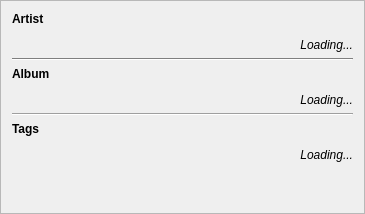
           <widget class="QFrame" name="Artist">
            <property name="minimumSize">
             <size>
              <width>365</width>
              <height>0</height>
             </size>
            </property>
            <property name="maximumSize">
             <size>
              <width>365</width>
              <height>16777215</height>
             </size>
            </property>
            <property name="frameShape">
             <enum>QFrame::StyledPanel</enum>
            </property>
            <property name="frameShadow">
             <enum>QFrame::Raised</enum>
            </property>
            <layout class="QVBoxLayout" name="verticalLayout_5">
             <item>
              <widget class="QLabel" name="label_9">
               <property name="sizePolicy">
                <sizepolicy hsizetype="Maximum" vsizetype="Maximum">
                 <horstretch>0</horstretch>
                 <verstretch>0</verstretch>
                </sizepolicy>
               </property>
               <property name="text">
                <string>&lt;B&gt;Artist</string>
               </property>
              </widget>
             </item>
             <item>
              <widget class="QWidget" name="widget_artist" native="true">
               <property name="sizePolicy">
                <sizepolicy hsizetype="Preferred" vsizetype="Maximum">
                 <horstretch>0</horstretch>
                 <verstretch>0</verstretch>
                </sizepolicy>
               </property>
              </widget>
             </item>
             <item>
              <widget class="QLabel" name="label_moreArtists">
               <property name="sizePolicy">
                <sizepolicy hsizetype="Preferred" vsizetype="Maximum">
                 <horstretch>0</horstretch>
                 <verstretch>0</verstretch>
                </sizepolicy>
               </property>
               <property name="text">
                <string>&lt;p align=&quot;right&quot;&gt;&lt;I&gt;Loading...</string>
               </property>
              </widget>
             </item>
             <item>
              <widget class="Line" name="line_4">
               <property name="palette">
                <palette>
                 <active>
                  <colorrole role="WindowText">
                   <brush brushstyle="SolidPattern">
                    <color alpha="255">
                     <red>0</red>
                     <green>0</green>
                     <blue>0</blue>
                    </color>
                   </brush>
                  </colorrole>
                  <colorrole role="Button">
                   <brush brushstyle="SolidPattern">
                    <color alpha="255">
                     <red>255</red>
                     <green>255</green>
                     <blue>255</blue>
                    </color>
                   </brush>
                  </colorrole>
                  <colorrole role="Light">
                   <brush brushstyle="SolidPattern">
                    <color alpha="255">
                     <red>255</red>
                     <green>255</green>
                     <blue>255</blue>
                    </color>
                   </brush>
                  </colorrole>
                  <colorrole role="Midlight">
                   <brush brushstyle="SolidPattern">
                    <color alpha="255">
                     <red>255</red>
                     <green>255</green>
                     <blue>255</blue>
                    </color>
                   </brush>
                  </colorrole>
                  <colorrole role="Dark">
                   <brush brushstyle="SolidPattern">
                    <color alpha="255">
                     <red>127</red>
                     <green>127</green>
                     <blue>127</blue>
                    </color>
                   </brush>
                  </colorrole>
                  <colorrole role="Mid">
                   <brush brushstyle="SolidPattern">
                    <color alpha="255">
                     <red>170</red>
                     <green>170</green>
                     <blue>170</blue>
                    </color>
                   </brush>
                  </colorrole>
                  <colorrole role="Text">
                   <brush brushstyle="SolidPattern">
                    <color alpha="255">
                     <red>0</red>
                     <green>0</green>
                     <blue>0</blue>
                    </color>
                   </brush>
                  </colorrole>
                  <colorrole role="BrightText">
                   <brush brushstyle="SolidPattern">
                    <color alpha="255">
                     <red>255</red>
                     <green>255</green>
                     <blue>255</blue>
                    </color>
                   </brush>
                  </colorrole>
                  <colorrole role="ButtonText">
                   <brush brushstyle="SolidPattern">
                    <color alpha="255">
                     <red>0</red>
                     <green>0</green>
                     <blue>0</blue>
                    </color>
                   </brush>
                  </colorrole>
                  <colorrole role="Base">
                   <brush brushstyle="SolidPattern">
                    <color alpha="255">
                     <red>255</red>
                     <green>255</green>
                     <blue>255</blue>
                    </color>
                   </brush>
                  </colorrole>
                  <colorrole role="Window">
                   <brush brushstyle="SolidPattern">
                    <color alpha="255">
                     <red>255</red>
                     <green>255</green>
                     <blue>255</blue>
                    </color>
                   </brush>
                  </colorrole>
                  <colorrole role="Shadow">
                   <brush brushstyle="SolidPattern">
                    <color alpha="255">
                     <red>0</red>
                     <green>0</green>
                     <blue>0</blue>
                    </color>
                   </brush>
                  </colorrole>
                  <colorrole role="AlternateBase">
                   <brush brushstyle="SolidPattern">
                    <color alpha="255">
                     <red>255</red>
                     <green>255</green>
                     <blue>255</blue>
                    </color>
                   </brush>
                  </colorrole>
                  <colorrole role="ToolTipBase">
                   <brush brushstyle="SolidPattern">
                    <color alpha="255">
                     <red>255</red>
                     <green>255</green>
                     <blue>220</blue>
                    </color>
                   </brush>
                  </colorrole>
                  <colorrole role="ToolTipText">
                   <brush brushstyle="SolidPattern">
                    <color alpha="255">
                     <red>0</red>
                     <green>0</green>
                     <blue>0</blue>
                    </color>
                   </brush>
                  </colorrole>
                 </active>
                 <inactive>
                  <colorrole role="WindowText">
                   <brush brushstyle="SolidPattern">
                    <color alpha="255">
                     <red>0</red>
                     <green>0</green>
                     <blue>0</blue>
                    </color>
                   </brush>
                  </colorrole>
                  <colorrole role="Button">
                   <brush brushstyle="SolidPattern">
                    <color alpha="255">
                     <red>255</red>
                     <green>255</green>
                     <blue>255</blue>
                    </color>
                   </brush>
                  </colorrole>
                  <colorrole role="Light">
                   <brush brushstyle="SolidPattern">
                    <color alpha="255">
                     <red>255</red>
                     <green>255</green>
                     <blue>255</blue>
                    </color>
                   </brush>
                  </colorrole>
                  <colorrole role="Midlight">
                   <brush brushstyle="SolidPattern">
                    <color alpha="255">
                     <red>255</red>
                     <green>255</green>
                     <blue>255</blue>
                    </color>
                   </brush>
                  </colorrole>
                  <colorrole role="Dark">
                   <brush brushstyle="SolidPattern">
                    <color alpha="255">
                     <red>127</red>
                     <green>127</green>
                     <blue>127</blue>
                    </color>
                   </brush>
                  </colorrole>
                  <colorrole role="Mid">
                   <brush brushstyle="SolidPattern">
                    <color alpha="255">
                     <red>170</red>
                     <green>170</green>
                     <blue>170</blue>
                    </color>
                   </brush>
                  </colorrole>
                  <colorrole role="Text">
                   <brush brushstyle="SolidPattern">
                    <color alpha="255">
                     <red>0</red>
                     <green>0</green>
                     <blue>0</blue>
                    </color>
                   </brush>
                  </colorrole>
                  <colorrole role="BrightText">
                   <brush brushstyle="SolidPattern">
                    <color alpha="255">
                     <red>255</red>
                     <green>255</green>
                     <blue>255</blue>
                    </color>
                   </brush>
                  </colorrole>
                  <colorrole role="ButtonText">
                   <brush brushstyle="SolidPattern">
                    <color alpha="255">
                     <red>0</red>
                     <green>0</green>
                     <blue>0</blue>
                    </color>
                   </brush>
                  </colorrole>
                  <colorrole role="Base">
                   <brush brushstyle="SolidPattern">
                    <color alpha="255">
                     <red>255</red>
                     <green>255</green>
                     <blue>255</blue>
                    </color>
                   </brush>
                  </colorrole>
                  <colorrole role="Window">
                   <brush brushstyle="SolidPattern">
                    <color alpha="255">
                     <red>255</red>
                     <green>255</green>
                     <blue>255</blue>
                    </color>
                   </brush>
                  </colorrole>
                  <colorrole role="Shadow">
                   <brush brushstyle="SolidPattern">
                    <color alpha="255">
                     <red>0</red>
                     <green>0</green>
                     <blue>0</blue>
                    </color>
                   </brush>
                  </colorrole>
                  <colorrole role="AlternateBase">
                   <brush brushstyle="SolidPattern">
                    <color alpha="255">
                     <red>255</red>
                     <green>255</green>
                     <blue>255</blue>
                    </color>
                   </brush>
                  </colorrole>
                  <colorrole role="ToolTipBase">
                   <brush brushstyle="SolidPattern">
                    <color alpha="255">
                     <red>255</red>
                     <green>255</green>
                     <blue>220</blue>
                    </color>
                   </brush>
                  </colorrole>
                  <colorrole role="ToolTipText">
                   <brush brushstyle="SolidPattern">
                    <color alpha="255">
                     <red>0</red>
                     <green>0</green>
                     <blue>0</blue>
                    </color>
                   </brush>
                  </colorrole>
                 </inactive>
                 <disabled>
                  <colorrole role="WindowText">
                   <brush brushstyle="SolidPattern">
                    <color alpha="255">
                     <red>127</red>
                     <green>127</green>
                     <blue>127</blue>
                    </color>
                   </brush>
                  </colorrole>
                  <colorrole role="Button">
                   <brush brushstyle="SolidPattern">
                    <color alpha="255">
                     <red>255</red>
                     <green>255</green>
                     <blue>255</blue>
                    </color>
                   </brush>
                  </colorrole>
                  <colorrole role="Light">
                   <brush brushstyle="SolidPattern">
                    <color alpha="255">
                     <red>255</red>
                     <green>255</green>
                     <blue>255</blue>
                    </color>
                   </brush>
                  </colorrole>
                  <colorrole role="Midlight">
                   <brush brushstyle="SolidPattern">
                    <color alpha="255">
                     <red>255</red>
                     <green>255</green>
                     <blue>255</blue>
                    </color>
                   </brush>
                  </colorrole>
                  <colorrole role="Dark">
                   <brush brushstyle="SolidPattern">
                    <color alpha="255">
                     <red>127</red>
                     <green>127</green>
                     <blue>127</blue>
                    </color>
                   </brush>
                  </colorrole>
                  <colorrole role="Mid">
                   <brush brushstyle="SolidPattern">
                    <color alpha="255">
                     <red>170</red>
                     <green>170</green>
                     <blue>170</blue>
                    </color>
                   </brush>
                  </colorrole>
                  <colorrole role="Text">
                   <brush brushstyle="SolidPattern">
                    <color alpha="255">
                     <red>127</red>
                     <green>127</green>
                     <blue>127</blue>
                    </color>
                   </brush>
                  </colorrole>
                  <colorrole role="BrightText">
                   <brush brushstyle="SolidPattern">
                    <color alpha="255">
                     <red>255</red>
                     <green>255</green>
                     <blue>255</blue>
                    </color>
                   </brush>
                  </colorrole>
                  <colorrole role="ButtonText">
                   <brush brushstyle="SolidPattern">
                    <color alpha="255">
                     <red>127</red>
                     <green>127</green>
                     <blue>127</blue>
                    </color>
                   </brush>
                  </colorrole>
                  <colorrole role="Base">
                   <brush brushstyle="SolidPattern">
                    <color alpha="255">
                     <red>255</red>
                     <green>255</green>
                     <blue>255</blue>
                    </color>
                   </brush>
                  </colorrole>
                  <colorrole role="Window">
                   <brush brushstyle="SolidPattern">
                    <color alpha="255">
                     <red>255</red>
                     <green>255</green>
                     <blue>255</blue>
                    </color>
                   </brush>
                  </colorrole>
                  <colorrole role="Shadow">
                   <brush brushstyle="SolidPattern">
                    <color alpha="255">
                     <red>0</red>
                     <green>0</green>
                     <blue>0</blue>
                    </color>
                   </brush>
                  </colorrole>
                  <colorrole role="AlternateBase">
                   <brush brushstyle="SolidPattern">
                    <color alpha="255">
                     <red>255</red>
                     <green>255</green>
                     <blue>255</blue>
                    </color>
                   </brush>
                  </colorrole>
                  <colorrole role="ToolTipBase">
                   <brush brushstyle="SolidPattern">
                    <color alpha="255">
                     <red>255</red>
                     <green>255</green>
                     <blue>220</blue>
                    </color>
                   </brush>
                  </colorrole>
                  <colorrole role="ToolTipText">
                   <brush brushstyle="SolidPattern">
                    <color alpha="255">
                     <red>0</red>
                     <green>0</green>
                     <blue>0</blue>
                    </color>
                   </brush>
                  </colorrole>
                 </disabled>
                </palette>
               </property>
               <property name="orientation">
                <enum>Qt::Horizontal</enum>
               </property>
              </widget>
             </item>
             <item>
              <widget class="QLabel" name="label_6">
               <property name="sizePolicy">
                <sizepolicy hsizetype="Preferred" vsizetype="Maximum">
                 <horstretch>0</horstretch>
                 <verstretch>0</verstretch>
                </sizepolicy>
               </property>
               <property name="text">
                <string>&lt;B&gt;Album</string>
               </property>
              </widget>
             </item>
             <item>
              <widget class="QWidget" name="widget_albums" native="true">
               <property name="sizePolicy">
                <sizepolicy hsizetype="Preferred" vsizetype="Maximum">
                 <horstretch>0</horstretch>
                 <verstretch>0</verstretch>
                </sizepolicy>
               </property>
              </widget>
             </item>
             <item>
              <widget class="QLabel" name="label_moreAlbums">
               <property name="text">
                <string>&lt;p align=&quot;right&quot;&gt;&lt;I&gt;Loading...</string>
               </property>
              </widget>
             </item>
             <item>
              <widget class="Line" name="line_5">
               <property name="orientation">
                <enum>Qt::Horizontal</enum>
               </property>
              </widget>
             </item>
             <item>
              <widget class="QLabel" name="label_4">
               <property name="text">
                <string>&lt;B&gt;Tags</string>
               </property>
              </widget>
             </item>
             <item>
              <widget class="QWidget" name="widget_tags" native="true">
               <property name="sizePolicy">
                <sizepolicy hsizetype="Preferred" vsizetype="Maximum">
                 <horstretch>0</horstretch>
                 <verstretch>0</verstretch>
                </sizepolicy>
               </property>
              </widget>
             </item>
             <item>
              <widget class="QLabel" name="label_moreTags">
               <property name="text">
                <string>&lt;p align=&quot;right&quot;&gt;&lt;I&gt;Loading...</string>
               </property>
              </widget>
             </item>
             <item>
              <spacer name="verticalSpacer_5">
               <property name="orientation">
                <enum>Qt::Vertical</enum>
               </property>
               <property name="sizeHint" stdset="0">
                <size>
                 <width>20</width>
                 <height>40</height>
                </size>
               </property>
              </spacer>
             </item>
            </layout>
           </widget>
